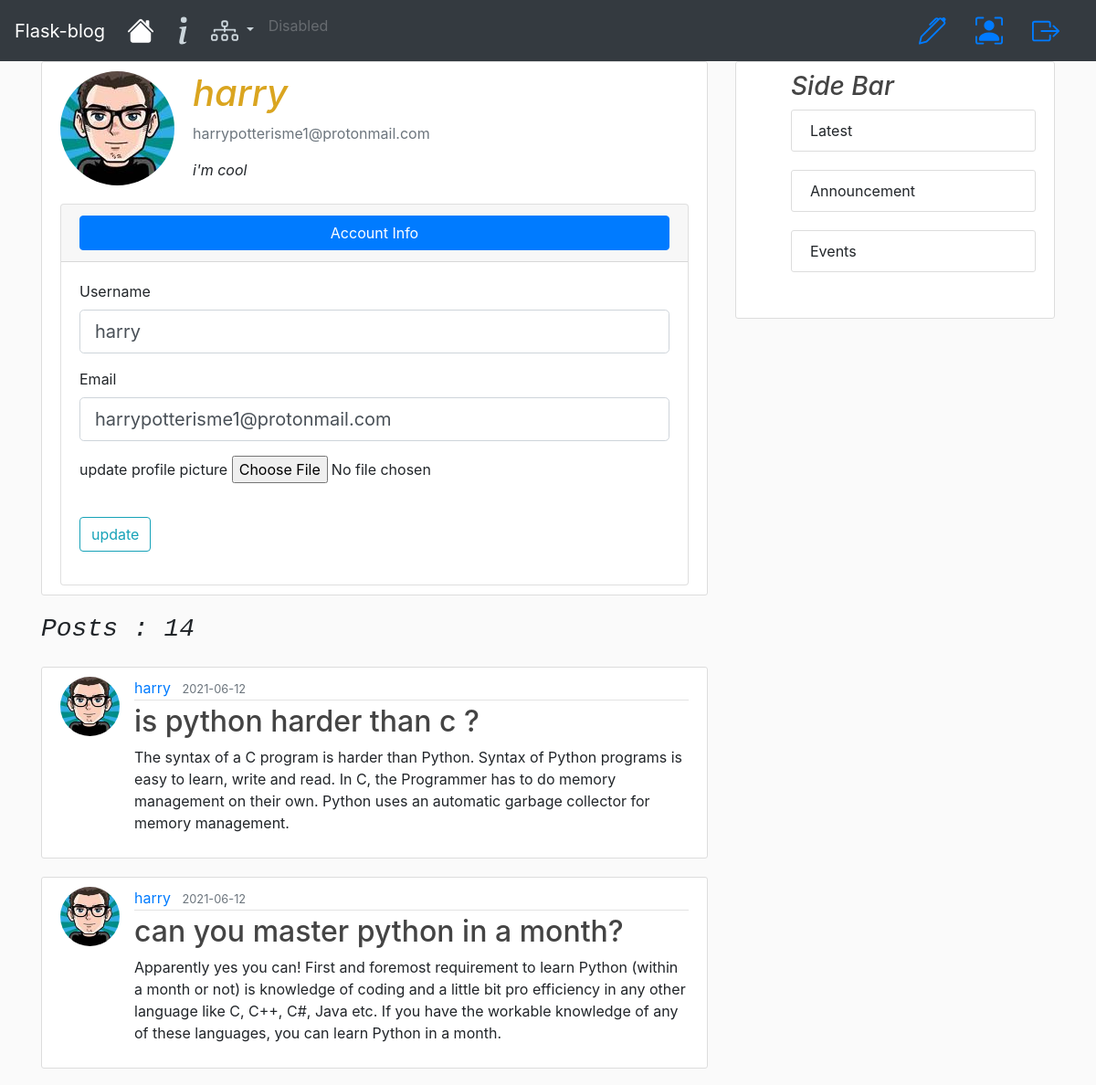
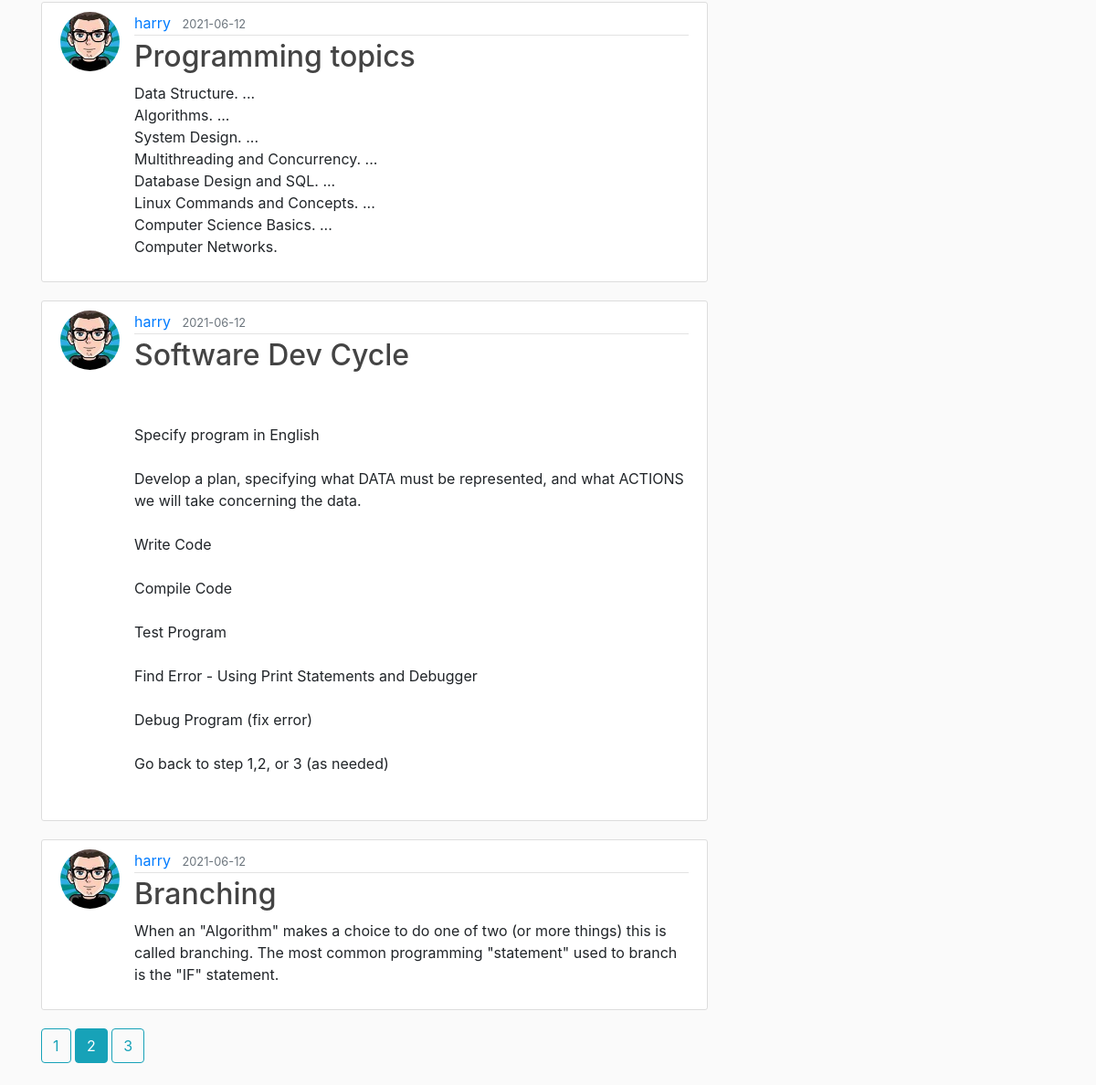
/account/harry?page=2 (signed in), run on the app's committed database (2 pictures, top to bottom).
### flask_blog/models.py (models this page shows, shortened)
class User(db.Model, UserMixin):
    id = db.Column(db.Integer, primary_key=True)
    username = db.Column(db.String(20), unique=True, nullable=False)
    email = db.Column(db.String(120), unique=True, nullable=False)
    image_file = db.Column(db.String(20), nullable=False, default='default.png')
    password = db.Column(db.String(60), nullable=False)
    posts = db.relationship('Post', backref='author', lazy=False)

class Post(db.Model):
    id = db.Column(db.Integer, primary_key=True)
    title = db.Column(db.String(100), nullable=False)
    date_posted = db.Column(db.DateTime, nullable=False, default=datetime.utcnow)
    content = db.Column(db.Text, nullable=False)
    user_id = db.Column(db.Integer, db.ForeignKey('user.id'), nullable=False)

### flask_blog/users/routes.py (the view)
@users.route('/account/<string:username>', methods=['GET', 'POST'])
@login_required
def account(username):
    posts, user = user_posts(username)
    form = UpdateAccountForm()
    if form.validate_on_submit():
        current_user.username = form.username.data
        current_user.email = form.email.data
        if form.picture.data:
            picture_file = save_picture(form.picture.data)
            current_user.image_file = picture_file
        db.session.commit()
        flash('your account has been updated!', 'success')
        return redirect(url_for('users.account',
            username=current_user.username))
    elif request.method == 'GET':
        form.username.data = current_user.username
        form.email.data = current_user.email
    image_file = url_for('static',
     filename='profile_pics/' + user.image_file)
    return render_template('account.html', title='account',
         image_file=image_file, form=form, posts=posts, user=user)

### flask_blog/users/forms.py (shortened to what this page needs)
class UpdateAccountForm(FlaskForm):
	username = StringField('Username',
	 validators=[Length(min=2, max=20)])
	email = StringField('Email', validators=[Email()])
	picture = FileField('update profile picture',
		validators=[FileAllowed(['jpg', 'png', 'jpeg'])])
	submit = SubmitField('update')

### flask_blog/models.py (called while the page is built)
@login_manager.user_loader
def load_user(user_id):
    return User.query.get(int(user_id))

### flask_blog/users/routes.py (called while the page is built)
def user_posts(username):
    page = request.args.get('page', 1, type=int)
    user = User.query.filter_by(username=username).first_or_404()
    posts = Post.query.filter_by(author=user)\
        .order_by(Post.date_posted.desc())\
        .paginate(page=page, per_page=5)
    return (posts, user)

### flask_blog/templates/account.html (shortened to what this page needs)
{% extends 'layout.html' %}
{% block content %}
	<div class="content-section">
		<div class="media">
			<img class="rounded-circle account-img" src="{{ image_file }}">
			<div class="media-body">
				<h2 class="account-heading"><em style="color: goldenrod;">{{ user.username }}</em></h2>
				<p class="text-secondary">{{ user.email }}</p>
				<p><em>i'm cool</em></p>
			</div>
		</div>
		{% if user.username == current_user.username %}
		  	<div class="card">
		    	<div class="card-header">
	        		<button class="btn btn-block btn-primary" type="button" data-toggle="collapse" data-target="#updateformcollapse" aria-expanded="true" aria-controls="updateformcollapse">Account Info
	        		</button>
		    	</div>
				<div class="collapse show card-body" id='updateformcollapse'>
				    <form method="POST" action="" enctype="multipart/form-data">
				        <fieldset class="form-group">
				            <div class="form-group">
				                {{ form.username.label(class="form-control-label") }}
				                {% if form.username.errors %}
				                    {{ form.username(class="form-control form-control-lg is-invalid") }}
				                    <div class="invalid-feedback">
				                        {% for error in form.username.errors %}
				                            <span>{{ error }}</span>
				                        {% endfor %}
				                    </div>
				                {% else %}
				                    {{ form.username(class="form-control form-control-lg") }}
				                {% endif %}
				            </div>
				            <div class="form-group">
				                {{ form.email.label(class="form-control-label") }}
				                {% if form.email.errors %}
				                    {{ form.email(class="form-control form-control-lg is-invalid") }}
				                    <div class="invalid-feedback">
				                        {% for error in form.email.errors %}
				                            <span>{{ error }}</span>
				                        {% endfor %}
				                    </div>
				                {% else %}
				                    {{ form.email(class="form-control form-control-lg") }}
				                {% endif %}
				            </div>
				            <div class="form-group">
				            	{{ form.picture.label() }}
				            	{{ form.picture(class='form_control_file') }}
				        </fieldset>
				        <div class="form-group">
				            {{ form.submit(class="btn btn-outline-info") }}
				        </div>
				    </form>
				</div>
			</div>
		{% endif %}
	</div>
	<h2 class="mb-4"><em><pre>Posts : {{ posts.total }}</pre></em></h2>
	{% for post in posts.items %}
		<article class="media content-section">
			<img class="rounded-circle article-img" src="{{ url_for('static', filename='profile_pics/'+ post.author.image_file) }}">
			<div class="media-body">
				<div class="article-metadata">
					<a href="#" class="mr-2">{{post.author.username}}</a>
					<small class='text-muted'>{{post.date_posted.strftime('%Y-%m-%d')}}</small>
				</div>
				<h2><a class="article-title" href="{{ url_for('posts.post', post_id=post.id) }}">{{post.title}}</a></h2>
				<p class="article-content">{{post.content}}</p>
			</div>
		</article>
	{% endfor %}
	{% for page_num in posts.iter_pages(left_edge=1, right_edge=1, left_current=1, right_current=2) %}
		{% if page_num %}
			{% if posts.page == page_num %}
				<a class="btn btn-info mb-4" href="{{url_for('users.account', username=user.username, page=page_num)}}">{{ page_num }}</a>
			{% else %}
				<a class="btn btn-outline-info mb-4" href="{{url_for('users.account',username=user.username,  page=page_num)}}">{{ page_num }}</a>
			{% endif %}
		{% else %}
			...
		{% endif %}
	{% endfor %}
{% endblock content %}

### flask_blog/static/main.css (style rules this page uses)
body { background: #fafafa;, color: #333333; margin-top: 5 rem; }
h1,h2,h3,h4,h5,h6 { color: #444444; }
.content-section { background: #ffffff; padding: 10px 20px; border: 1px solid #dddddd; border-radius: 3px; margin-bottom: 20px; }
.article-title { color: #444444; }
.article-content { white-space: pre-line; }
.article-img { height: 65px; width: 65px; margin-right: 16px; }
.article-metadata { padding-bottom: 1px; margin-bottom: 4px; border-bottom: 1px solid #e3e3e3; }
.account-img { height: 125px; width: 125px; margin-right: 20px; margin-bottom: 20px; }
.account-heading { font-size: 2.5rem; }

### data on the page
User: username "harry", email "harrypotterisme1@protonmail.com"
Post: image_file (picture), author.username "harry", date_posted "2021-06-12", title "is python harder than c ?", content "The syntax of a C program is harder than Python. Syntax of Python programs is easy to learn, write and read. In C, the Programmer has to do memory management on their own. Python uses an automatic garbage collector for memory management."
Post: image_file (picture), author.username "harry", date_posted "2021-06-12", title "can you master python in a month?", content "Apparently yes you can! First and foremost requirement to learn Python (within a month or not) is knowledge of coding and a little bit pro efficiency in any other language like C, C++, C#, Java etc. If you have the workable knowledge of any of these languages, you can learn Python in a month."
Post: image_file (picture), author.username "harry", date_posted "2021-06-12", title "Programming topics", content "Data Structure. ... Algorithms. ... System Design. ... Multithreading and Concurrency. ... Database Design and SQL. ... Linux Commands and Concepts. ... Computer Science Basics. ... Computer Networks."
Post: image_file (picture), author.username "harry", date_posted "2021-06-12", title "Software Dev Cycle", content "Specify program in English Develop a plan, specifying what DATA must be represented, and what ACTIONS we will take concerning the data. Write Code Compile Code Test Program Find Error - Using Print Statements and Debugger Debug Program (fix error) Go back to step 1,2, or 3 (as needed)"
Post: image_file (picture), author.username "harry", date_posted "2021-06-12", title "Branching", content "When an \"Algorithm\" makes a choice to do one of two (or more things) this is called branching. The most common programming \"statement\" used to branch is the \"IF\" statement."

### other printed values
{{ posts.total }} "14"
{{ page_num }} "1" "3"
{{ page_num }} "2"
